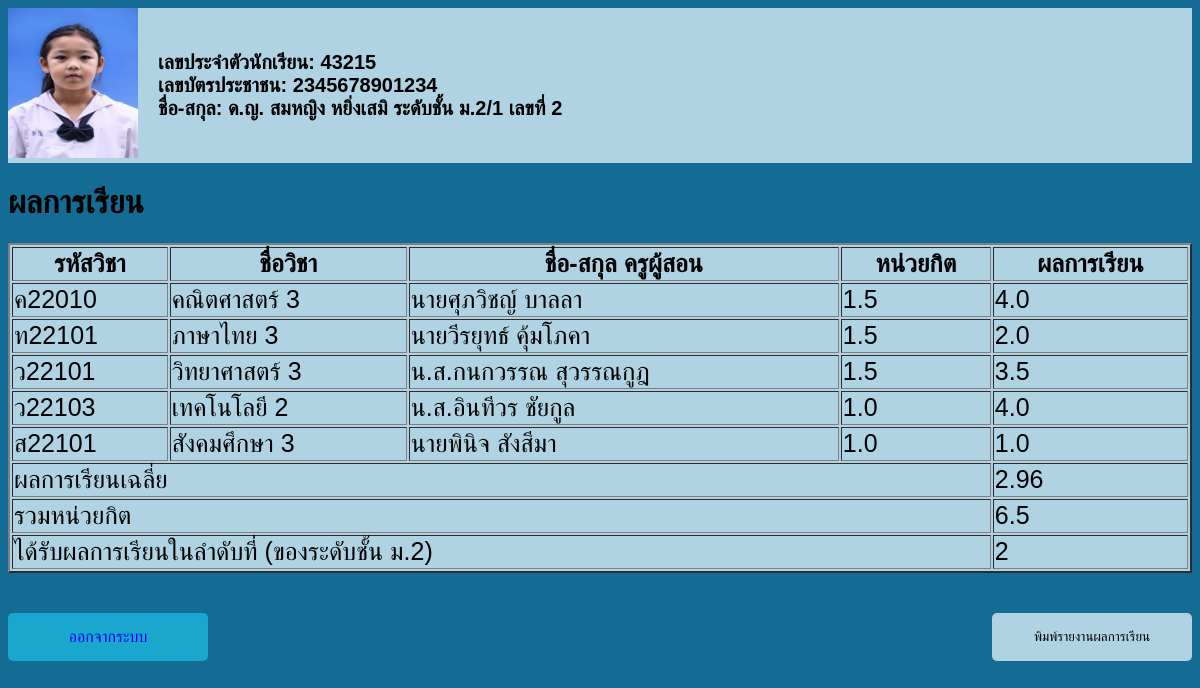
The app's page /transcript.php (signed in) with its own data.
### tables this page shows
CREATE TABLE `grade` (
  `student_id` VARCHAR(8) NOT NULL DEFAULT '' COMMENT 'เลขประจำตัวนักเรียน',
  `course_id` VARCHAR(11) NOT NULL DEFAULT '' COMMENT 'รหัสวิชา',
  `course_name` VARCHAR(64) DEFAULT '' COMMENT 'ชือวิชา',
  `credit` FLOAT(9,3) DEFAULT 1.000 COMMENT 'หน่วยกิต',
  `teacher` VARCHAR(128) DEFAULT '' COMMENT 'ชื่อ - สกุล ครูผู้สอน',
  `grade` FLOAT(9,3) DEFAULT 1.000 COMMENT 'ผลการเรียน',
  PRIMARY KEY USING BTREE (`student_id`, `course_id`)
);

CREATE TABLE `student` (
  `student_id` VARCHAR(8) NOT NULL DEFAULT '' COMMENT 'เลขประจำตัวนักเรียน',
  `student_no` INTEGER(11) DEFAULT NULL COMMENT 'ลำดับที่/เลขที่ในห้องเรียน',
  `citizen_id` VARCHAR(16) DEFAULT '' COMMENT 'เลขประจำตัวประชาชน',
  `title_id` INTEGER(11) DEFAULT NULL COMMENT 'รหัสคำนำหน้า\r\n1=ด.ช.\r\n2=ด.ญ.\r\n3=นาย\r\n4=น.ส.',
  `name` VARCHAR(64) DEFAULT '' COMMENT 'ชื่อนักเรียน',
  `surname` VARCHAR(64) DEFAULT '' COMMENT 'นามสกุลนักเรียน',
  `level` INTEGER(11) DEFAULT NULL COMMENT 'ระดับชั้น ม.',
  `room` INTEGER(11) DEFAULT NULL COMMENT 'ห้องเรียน',
  PRIMARY KEY USING BTREE (`student_id`),
  UNIQUE KEY `student_idx1` USING BTREE (`citizen_id`)
);

### transcript.php (the view, shortened to what this page needs)
<?php
include "database.php";
?>
<!DOCTYPE html>
<html lang="en">
<head>
    <link rel="stylesheet" href="transcript.css">
</head>
<body>
    <?php
    $dentid = $_SESSION['dentid'];
    $sql_1 = "SELECT * FROM student
    INNER JOIN grade ON student.student_id = grade.student_id
    WHERE student.student_id = $dentid";
    $result_1 = mysqli_query($conn, $sql_1);
    $row = mysqli_fetch_assoc($result_1);
    $student_level = $row['level'];
    $sql_2 = "SELECT * FROM student WHERE level = $student_level";
    $result_2 = mysqli_query($conn, $sql_2);
    $total_grade = 0;
    $total_unit = 0;
    mysqli_data_seek($result_1, 0);
    while ($row_course = mysqli_fetch_assoc($result_1)) {
        $total_grade += $row_course['grade'] * $row_course['credit'];
        $total_unit += $row_course['credit'];
    }
    $total_all = ($total_unit > 0) ? $total_grade / $total_unit : 0;
    $formatted_gpa = number_format($total_all, 2);
    $cal = [];
    $x = 0;
    while ($row_student = mysqli_fetch_assoc($result_2)) {
        $studentid_2 = $row_student['student_id'];
        $sql_3 = "SELECT grade.course_id, grade.course_name, grade.credit, grade.teacher, grade.grade
        FROM student
        INNER JOIN grade ON student.student_id = grade.student_id
        WHERE student.student_id = $studentid_2";
        $result_3 = mysqli_query($conn, $sql_3);
        $total_grade = 0;
        $total_unit = 0;
        while ($row_grade = mysqli_fetch_assoc($result_3)) {
            $total_grade += $row_grade['grade'] * $row_grade['credit'];
            $total_unit += $row_grade['credit'];
        }
        if ($total_unit > 0) {
            $gpa = $total_grade / $total_unit;
            $cal[$x] = floatval(number_format($gpa, 2));
            $x++;
        }
    }
    rsort($cal);
    $rank = array_search(floatval($formatted_gpa), $cal) + 1;
    ?>
    <div class="td-main">
        <?php
            $title = '';
            if (isset($row['title_id'])) {
                switch ($row['title_id']) {
                    case 2:
                        $title = 'ด.ญ.';
                        break;
                }
            }
        ?>
        <div class="td-header">
            <div>
                <span class="th-photo"><img src=<?="/webapp/photo/$dentid.png"?>></span>
                <span class="th-ps-info">
                    <?= 'เลขประจำตัวนักเรียน: '. $row['student_id'].'<br>'.'เลขบัตรประชาชน: '.$row['citizen_id'].'<br>'. 'ชื่อ-สกุล: '.$title. ' '.$row['name'].' '.$row['surname']. ' ระดับชั้น ม.'.$row['level'].'/'.$row['room']. ' เลขที่ '.$row['student_no'] ?>
                </span>
            </div>
        </div>
        <h1 class="result">ผลการเรียน</h1>
        <div class="table-score">
            <table border="2" class="table-nameclass-teacher">
                <tr>
                    <th>รหัสวิชา</th>
                    <th>ชื่อวิชา</th>
                    <th>ชื่อ-สกุล ครูผู้สอน</th>
                    <th>หน่วยกิต</th>
                    <th>ผลการเรียน</th>
                </tr>
                <?php
                mysqli_data_seek($result_1, 0);
                while ($row_course = mysqli_fetch_assoc($result_1)) {
                    ?>
                    <tr>
                        <td class="td-course-id"><?= $row_course['course_id'] ?></td>
                        <td class="td-course-name"><?= $row_course['course_name'] ?></td>
                        <td class="td-teacher"><?= $row_course['teacher'] ?></td>
                        <td class="td-credit"><?= number_format($row_course['credit'], 1) ?></td>
                        <td class="td-grade" style="<?= $row_course['grade'] == 0 ? 'color: red;' : '' ?>">
                        <?= number_format($row_course['grade'], 1) ?></td>
                    </tr>
                <?php } ?>
                <tr>
                    <td colspan="4" class="td-gpa">ผลการเรียนเฉลี่ย</td>
                    <td><?= $formatted_gpa ?></td>
                </tr>
                <tr>
                    <td colspan="4" class="td-credit">รวมหน่วยกิต</td>
                    <td><?= $total_unit ?></td>
                </tr>
                <tr>
                    <td colspan="4" class="td-order">ได้รับผลการเรียนในลำดับที่ (ของระดับชั้น ม.<?= $student_level ?>)</td>
                    <td><?= $rank ?></td>
                </tr>
            </table>
        </div>
        <div class="btn">
            <a href="logout.php">ออกจากระบบ</a>
            <button onclick="window.print()">พิมพ์รายงานผลการเรียน</button>
        </div>
    </div>
</body>
</html>

### transcript.css (style rules this page uses)
* { box-sizing: border-box; font-family: TH SarabunPSK, sans-serif; }
body { height: 100vh; background: #146C94; }
.td-header { width:100%; height: 100%; background-color: #AFD3E2; font-size: 20px; }
.td-header > div { display: flex; align-items: center; font-weight: bold; }
.th-photo > img { height: 150px; width: 130px; }
.th-ps-info { padding: 20px; }
.table-nameclass-teacher { background-color: #AFD3E2; width: 100%; font-size: 25px; height: 50%; margin-bottom: 7px; }
.btn { display: flex; margin-top: 20px; justify-content: space-between; }
a { text-decoration: none; width: 200px; padding: 15px; margin-top: 20px; background-color: #19A7CE;; text-align: center; border-radius: 5px; cursor: pointer; }
button { width: 200px; padding: 15px; margin-top: 20px; background-color: #AFD3E2; text-align: center; border-radius: 5px; border: 0; cursor: pointer; }

### records on screen
grade: student "43215", course "ค22010", course_name "คณิตศาสตร์ 3", teacher "นายศุภวิชญ์ บาลลา", credit "1.5", grade "4.0"
student: citizen "2345678901234", title "ด.ญ.", name "สมหญิง", surname "หยิ่งเสมิ", level "2", room "1", student_no "2"
grade: course "ท22101", course_name "ภาษาไทย 3", teacher "นายวีรยุทธ์ คุ้มโภคา", credit "1.5", grade "2.0"
grade: course "ว22101", course_name "วิทยาศาสตร์ 3", teacher "น.ส.กนกวรรณ สุวรรณกูฎ", credit "1.5", grade "3.5"
grade: course "ว22103", course_name "เทคโนโลยี 2", teacher "น.ส.อินทีวร ชัยกูล", credit "1.0", grade "4.0"
grade: course "ส22101", course_name "สังคมศึกษา 3", teacher "นายพินิจ สังสีมา", credit "1.0", grade "1.0"

### other values on screen
$formatted_gpa "2.96"
$total_unit "6.5"
$rank "2"
